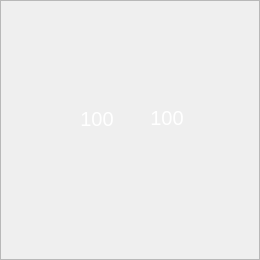
<?xml version="1.0" encoding="UTF-8"?>
<ui version="4.0">
 <class>YlzsPlate</class>
 <widget class="QWidget" name="YlzsPlate">
  <property name="geometry">
   <rect>
    <x>0</x>
    <y>0</y>
    <width>260</width>
    <height>260</height>
   </rect>
  </property>
  <property name="windowTitle">
   <string>Form</string>
  </property>
  <widget class="PlateFrame" name="frame">
   <property name="geometry">
    <rect>
     <x>0</x>
     <y>0</y>
     <width>260</width>
     <height>260</height>
    </rect>
   </property>
   <property name="styleSheet">
    <string notr="true">background-image: url(:/pic/表1.png);</string>
   </property>
   <property name="frameShape">
    <enum>QFrame::StyledPanel</enum>
   </property>
   <property name="frameShadow">
    <enum>QFrame::Plain</enum>
   </property>
   <property name="lineWidth">
    <number>0</number>
   </property>
   <widget class="QLabel" name="l_label">
    <property name="geometry">
     <rect>
      <x>67</x>
      <y>106</y>
      <width>60</width>
      <height>25</height>
     </rect>
    </property>
    <property name="font">
     <font>
      <pointsize>15</pointsize>
     </font>
    </property>
    <property name="styleSheet">
     <string notr="true">color: rgb(255, 255, 255);</string>
    </property>
    <property name="text">
     <string>100</string>
    </property>
    <property name="alignment">
     <set>Qt::AlignCenter</set>
    </property>
   </widget>
   <widget class="QLabel" name="r_label">
    <property name="geometry">
     <rect>
      <x>137</x>
      <y>105</y>
      <width>60</width>
      <height>25</height>
     </rect>
    </property>
    <property name="font">
     <font>
      <pointsize>15</pointsize>
     </font>
    </property>
    <property name="styleSheet">
     <string notr="true">color: rgb(255, 255, 255);</string>
    </property>
    <property name="text">
     <string>100</string>
    </property>
    <property name="alignment">
     <set>Qt::AlignCenter</set>
    </property>
   </widget>
  </widget>
 </widget>
 <customwidgets>
  <customwidget>
   <class>PlateFrame</class>
   <extends>QFrame</extends>
   <header>plateframe.h</header>
   <container>1</container>
  </customwidget>
 </customwidgets>
 <resources/>
 <connections/>
</ui>
